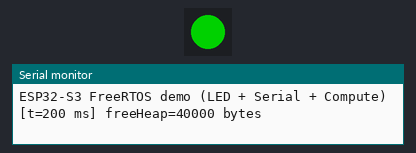
A sketch run on a simulated ESP32-S3. Parts: 1 RGB LEDs in strip order, left to right, the last lines printed to the serial monitor. Dim RGB values are drawn brighter than linear.

Above: at 0.69 s.
At 1.4 s:
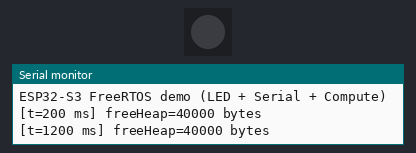
At 2.69 s:
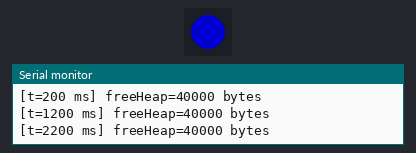
At 3.49 s:
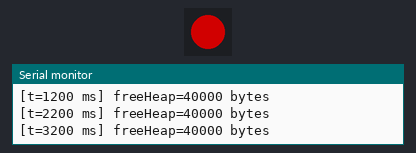
Timing chart, 0 to 3.9 s (numbered marks = the images above):
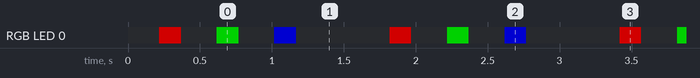

Measured:
- by itself, RGB LED 0: repeats every 1.6 s: off 0.25 s, RGB(0, 120, 0) 0.15 s, off 0.25 s, RGB(0, 0, 120) 0.15 s, off 0.65 s, RGB(120, 0, 0) 0.15 s
- by itself, everything shown: repeats every 1.6 s, in 6 steps

The sketch:

L3.ino
```cpp
#include <Arduino.h>
#include <Adafruit_NeoPixel.h>

// ===== Onboard RGB LED (ESP32-S3-DevKitC-1 v1.1) =====
#define LED_PIN    38
#define NUM_LEDS   1
Adafruit_NeoPixel strip(NUM_LEDS, LED_PIN, NEO_GRB + NEO_KHZ800);

// Optional: task handles for future diagnostics
TaskHandle_t hLED = nullptr, hSER = nullptr, hCPU = nullptr;

// ---------- Task: LED (highest priority) ----------
void TaskLED(void *pv) {
  TickType_t last = xTaskGetTickCount();
  const TickType_t period = pdMS_TO_TICKS(400);   // 400 ms period

  uint32_t colors[] = {
    Adafruit_NeoPixel::Color(255, 0, 0),  // Red
    Adafruit_NeoPixel::Color(0, 255, 0),  // Green
    Adafruit_NeoPixel::Color(0, 0, 255),  // Blue
    0                                      // Off
  };
  int i = 0;

  for (;;) {
    // LED ON for 150 ms
    strip.setPixelColor(0, colors[i]);
    strip.show();
    vTaskDelay(pdMS_TO_TICKS(150));

    // LED OFF until the next period boundary (fixed-rate schedule)
    strip.setPixelColor(0, 0);
    strip.show();
    vTaskDelayUntil(&last, period);

    i = (i + 1) % 4; // R -> G -> B -> Off
  }
}

// ---------- Task: Serial (medium priority) ----------
void TaskSerial(void *pv) {
  TickType_t last = xTaskGetTickCount();
  const TickType_t period = pdMS_TO_TICKS(1000);  // 1 s

  for (;;) {
    size_t freeHeap = xPortGetFreeHeapSize();
    Serial.printf("[t=%lu ms] freeHeap=%u bytes\n",
                  (unsigned long)millis(),
                  (unsigned int)freeHeap);
    vTaskDelayUntil(&last, period);
  }
}

// ---------- Task: Compute (lowest priority) ----------
void TaskCompute(void *pv) {
  TickType_t last = xTaskGetTickCount();
  const TickType_t period = pdMS_TO_TICKS(200);   // 200 ms
  volatile uint32_t sink = 0;

  for (;;) {
    // Light CPU load: simple arithmetic loop
    for (int k = 0; k < 50000; ++k) {
      sink += (k ^ ((k << 1) + (k >> 1)));
    }
    vTaskDelayUntil(&last, period);
  }
}

void setup() {
  Serial.begin(9600);
  delay(200);
  Serial.println("\nESP32-S3 FreeRTOS demo (LED + Serial + Compute)");

  // Init onboard RGB LED
  strip.begin();
  strip.setBrightness(120);  // 0..255
  strip.clear();
  strip.show();

  // Create tasks (bigger number = higher priority)
  xTaskCreate(TaskLED,    "TaskLED",    2048, NULL, 3, &hLED);
  xTaskCreate(TaskSerial, "TaskSerial", 3072, NULL, 2, &hSER);
  xTaskCreate(TaskCompute,"TaskCompute",2048, NULL, 1, &hCPU);
}

void loop() {
  // Not used: FreeRTOS scheduler runs our tasks
}
```
